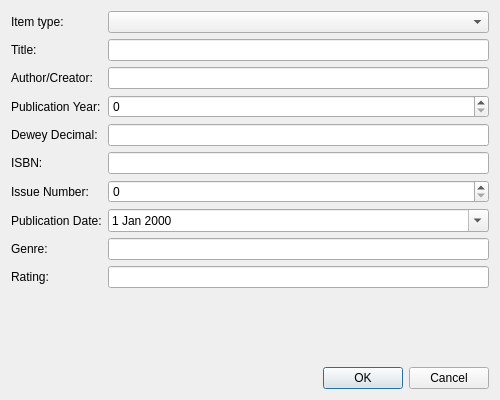
<?xml version="1.0" encoding="UTF-8"?>
<ui version="4.0">
 <class>AddItemDialog</class>
 <widget class="QDialog" name="AddItemDialog">
  <property name="geometry">
   <rect>
    <x>0</x>
    <y>0</y>
    <width>500</width>
    <height>400</height>
   </rect>
  </property>
  <property name="windowTitle">
   <string>Add Item to Catalogue</string>
  </property>
  <layout class="QVBoxLayout" name="verticalLayout">
   <item>
    <layout class="QFormLayout" name="formLayout">
     <item row="0" column="0">
      <widget class="QLabel" name="labelType">
       <property name="text">
        <string>Item type:</string>
       </property>
      </widget>
     </item>
     <item row="0" column="1">
      <widget class="QComboBox" name="comboType"/>
     </item>

     <item row="1" column="0">
      <widget class="QLabel" name="labelTitle">
       <property name="text">
        <string>Title:</string>
       </property>
      </widget>
     </item>
     <item row="1" column="1">
      <widget class="QLineEdit" name="lineTitle"/>
     </item>

     <item row="2" column="0">
      <widget class="QLabel" name="labelCreator">
       <property name="text">
        <string>Author/Creator:</string>
       </property>
      </widget>
     </item>
     <item row="2" column="1">
      <widget class="QLineEdit" name="lineCreator"/>
     </item>

     <item row="3" column="0">
      <widget class="QLabel" name="labelYear">
       <property name="text">
        <string>Publication Year:</string>
       </property>
      </widget>
     </item>
     <item row="3" column="1">
      <widget class="QSpinBox" name="spinYear"/>
     </item>

     <item row="4" column="0">
      <widget class="QLabel" name="labelDewey">
       <property name="text">
        <string>Dewey Decimal:</string>
       </property>
      </widget>
     </item>
     <item row="4" column="1">
      <widget class="QLineEdit" name="lineDewey"/>
     </item>

     <item row="5" column="0">
      <widget class="QLabel" name="labelIsbn">
       <property name="text">
        <string>ISBN:</string>
       </property>
      </widget>
     </item>
     <item row="5" column="1">
      <widget class="QLineEdit" name="lineIsbn"/>
     </item>

     <item row="6" column="0">
      <widget class="QLabel" name="labelIssueNumber">
       <property name="text">
        <string>Issue Number:</string>
       </property>
      </widget>
     </item>
     <item row="6" column="1">
      <widget class="QSpinBox" name="spinIssueNumber"/>
     </item>

     <item row="7" column="0">
      <widget class="QLabel" name="labelPublicationDate">
       <property name="text">
        <string>Publication Date:</string>
       </property>
      </widget>
     </item>
     <item row="7" column="1">
      <widget class="QDateEdit" name="datePublication">
       <property name="calendarPopup">
        <bool>true</bool>
       </property>
      </widget>
     </item>

     <item row="8" column="0">
      <widget class="QLabel" name="labelGenre">
       <property name="text">
        <string>Genre:</string>
       </property>
      </widget>
     </item>
     <item row="8" column="1">
      <widget class="QLineEdit" name="lineGenre"/>
     </item>

     <item row="9" column="0">
      <widget class="QLabel" name="labelRating">
       <property name="text">
        <string>Rating:</string>
       </property>
      </widget>
     </item>
     <item row="9" column="1">
      <widget class="QLineEdit" name="lineRating"/>
     </item>

    </layout>
   </item>
   <item>
    <widget class="QDialogButtonBox" name="buttonBox">
     <property name="orientation">
      <enum>Qt::Horizontal</enum>
     </property>
     <property name="standardButtons">
      <set>QDialogButtonBox::Cancel|QDialogButtonBox::Ok</set>
     </property>
    </widget>
   </item>
  </layout>
 </widget>
 <resources/>
 <connections>
  <connection>
   <sender>buttonBox</sender>
   <signal>accepted()</signal>
   <receiver>AddItemDialog</receiver>
   <slot>accept()</slot>
   <hints>
    <hint type="sourcelabel">
     <x>248</x>
     <y>348</y>
    </hint>
    <hint type="destinationlabel">
     <x>249</x>
     <y>187</y>
    </hint>
   </hints>
  </connection>
  <connection>
   <sender>buttonBox</sender>
   <signal>rejected()</signal>
   <receiver>AddItemDialog</receiver>
   <slot>reject()</slot>
   <hints>
    <hint type="sourcelabel">
     <x>248</x>
     <y>348</y>
    </hint>
    <hint type="destinationlabel">
     <x>249</x>
     <y>187</y>
    </hint>
   </hints>
  </connection>
 </connections>
</ui>
